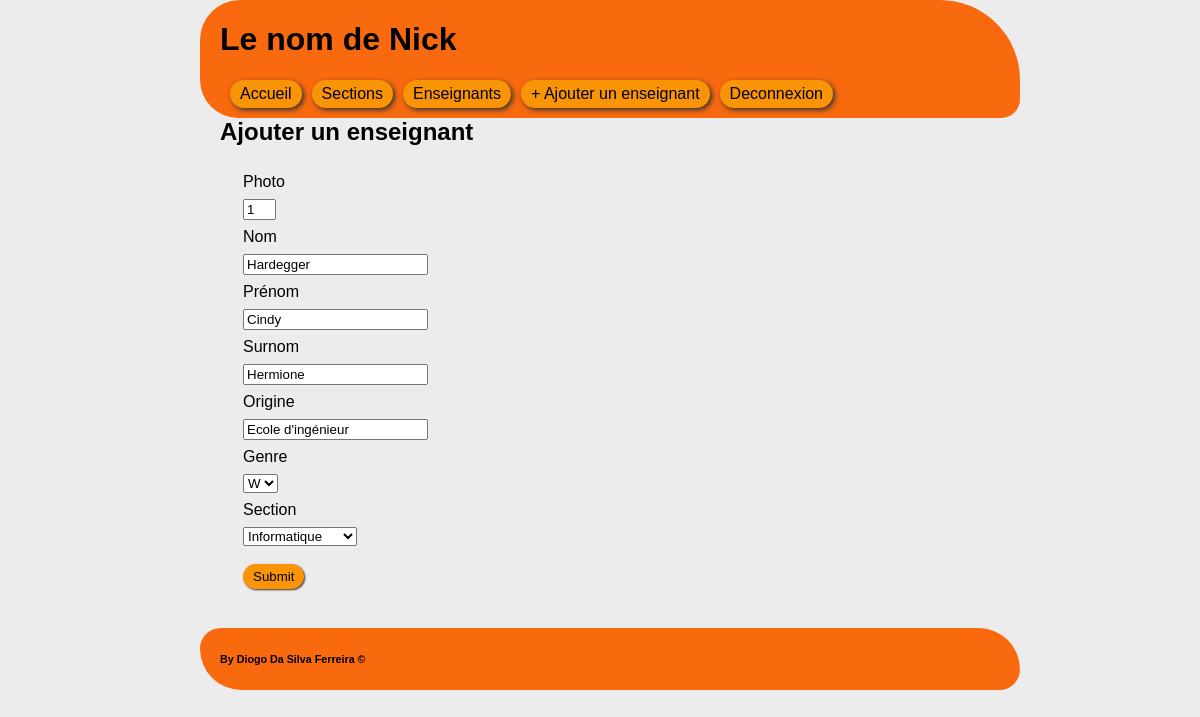
The app's page /src/php/editTeacher.php?id=2 (signed in) with its own data.
### tables this page shows
CREATE TABLE IF NOT EXISTS `t_teacher` (
  `idTeacher` int(20) NOT NULL AUTO_INCREMENT,
  `teaLastName` varchar(60) NOT NULL,
  `teaFirstName` varchar(60) NOT NULL,
  `teaGender` varchar(1) NOT NULL,
  `teaNickname` varchar(60) NOT NULL,
  `teaOrigin` varchar(30) NOT NULL,
  `teaImage` varchar(500) DEFAULT NULL,
  `fkSection` int(20) DEFAULT NULL,
  `teaIsDeleted` tinyint(1) NOT NULL,
  `teaModified` varchar(30) NOT NULL,
  PRIMARY KEY (`idTeacher`),
  KEY `fkSection` (`fkSection`)
);

### src/php/DBAccess.php (called while the page is built, shortened)
<?php
class DBAccess {
    private $dbConnect;
    private function dbConnect()
    {
        $this->dbConnect = new PDO('mysql:dbname='.self::DB_NAME.';host='.self::HOST, self::LOGIN, self::PWD, array( PDO::MYSQL_ATTR_INIT_COMMAND => "SET NAMES utf8"));
    }
    private function executeSqlRequest($sql)
    {
        $request = $this->dbConnect->prepare($sql);
        $request->execute();
        $datas = $request->fetchAll(PDO::FETCH_ASSOC);
        return($datas);
    }
    public function getAllSection()
    {
        $sql = "SELECT secName FROM t_section";
        return $this->executeSqlRequest($sql);
    }
    public function getTeacher($id)
    {
        $sql = "SELECT * FROM t_teacher INNER JOIN t_section ON fkSection = idSection WHERE idTeacher = $id";
        return $this->executeSqlRequest($sql)[0];
    }
}

### src/php/editTeacher.php (the view, shortened to what this page needs)
<?php
include_once ("header.php");
include_once ("menu.php");
include_once ("DBAccess.php");
if( !isset($_SESSION['name']))
{
    echo "Resource non accessible";
}
else
{
    ?>
    <html>
        <body>
            <h2>
                Ajouter un enseignant
            </h2>
            <section>
                <form name="formEditTeacher.php" action="formEditTeacher.php" method="post">
                    <table style="...">
                        <?php
                        $id = $_GET['id'];
                        $db = new DBAccess();
                        $teacher = $db->getTeacher($id);
                        print "
                        <input type=\"hidden\" value=\"$id\" name=\"idTeacher\">
                        <tr>
                            <td>
                                Photo
                            </td>
                        </tr>
                        <tr>
                            <td>
                                <input id=\"photo\" type=\"text\" name=\"photo\" size=\"1\" value=\"$teacher[teaImage]\">
                            </td>
                        </tr>
                        <tr>
                            <td>
                                Nom
                            </td>
                        </tr>
                        <tr>
                            <td>
                                <input id=\"name\" type=\"text\" name=\"lastName\" value=\"$teacher[teaLastName]\">
                            </td>
                        </tr>
                        <tr>
                            <td>
                                Prénom
                        </tr>
                        <tr>
                            <td>
                                <input id=\"firstName\" type=\"text\" name=\"firstName\" value=\"$teacher[teaFirstName]\">
                            </td>
                        </tr>
                        <tr>
                            <td>
                                Surnom
                            </td>
                        </tr>
                        <tr>
                            <td>
                                <input id=\"nickname\" type=\"text\" name=\"nickname\" value=\"$teacher[teaNickname]\">
                            </td>
                        </tr>
                        <tr>
                            <td>
                                Origine
                            </td>
                        </tr>
                        <tr>
                            <td>
                                <input id=\"origin\" type=\"text\" name=\"origin\" value=\"$teacher[teaOrigin]\">
                            </td>
                        </tr>
                        <tr>
                            <td>
                                Genre
                            </td>
                        </tr>
                        <tr>
                            <td>
                               <select name=\"gender\" size=\"1\">";
                        if ($teacher['teaGender'] == "W") {
                            print "<option selected>W</option>";
                        } else {
                            print "<option>W</option>";
                        }
                        print "</select>
                            </td>
                        </tr>
                        <tr>
                            <td>
                                Section
                        </tr>
                        <tr>
                            <td>
                                <select name=\"section\" size=\"1\">";
                        $allTeachers = $db->getAllSection();
                        foreach ($allTeachers as $teacher) {
                            print "<option>$teacher[secName]</option>";
                        }
                        print " </select>
                            </td>
                        </tr>
                        <tr>
                            <td>
                                <input class=\"button\" id=\"input\" type=\"submit\">
                            </td>
                        </tr>";
                        ?>
                    </table>
                </form>
            </section>
        </body>
    </html>
    <?php
}
include_once ("footer.php");

### resources/css/style.css (style rules this page uses)
body { background-color: #ececec; margin: 0px auto; width: 800px; font-family: arial, helvetica, sans-serif; }
header, menu, footer, section { background-color: #F9690E; color: black; padding: 0px 0px 0px 20px; width: 100%; float: left; }
section { background-color: transparent; }
th, td { text-align: justify; }
form, h2 { margin-left: 20px; }
td { padding-top: 5px; }
#input { border: none; margin-top: 10px; }
.button { float: left; text-align: center; background-color: #F89406; border-radius: 20px; box-shadow: 1px 1px 2px #333; margin: 0px 20px 20px 0px; padding: 5px 10px; }

### records on screen
t_teacher: photo "1", lastName "Hardegger", firstName "Cindy", nickname "Hermione", origin "Ecole d'ingénieur", gender "W"

### other values on screen
form field section "Informatique"
